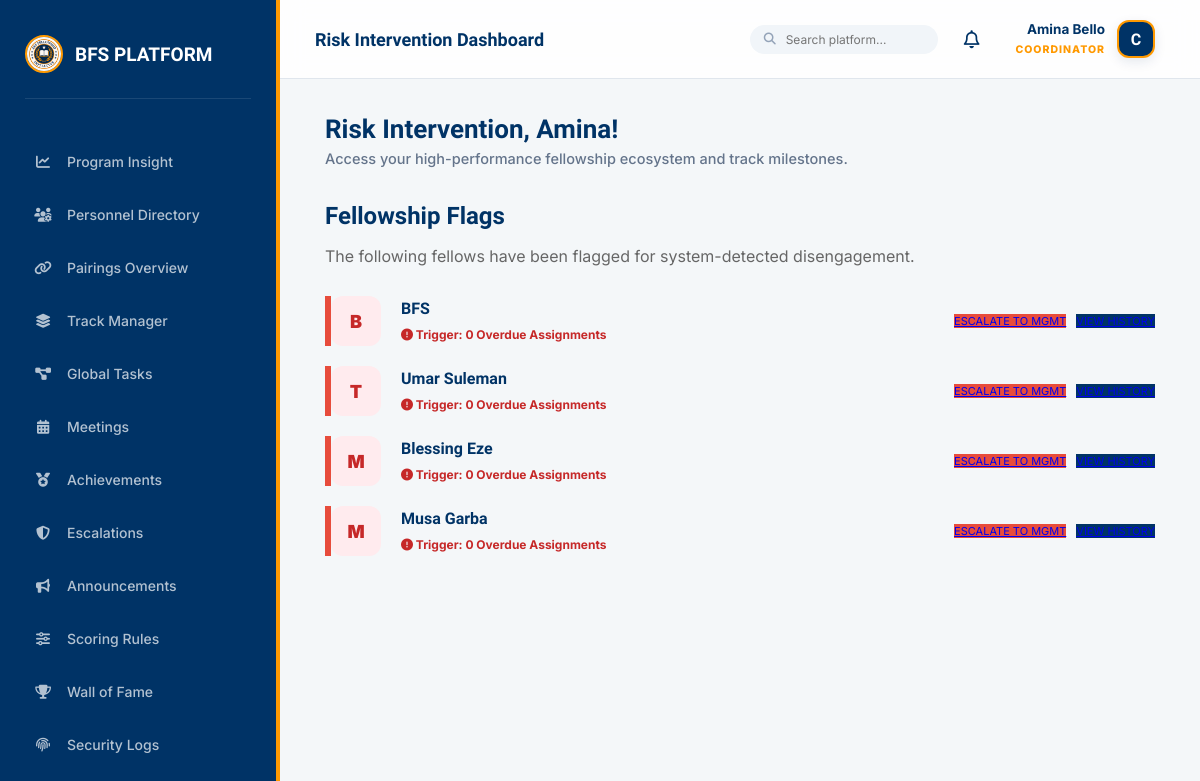
The app's page /progress/at-risk/ (signed in) with its own data.
### accounts/models.py (models this page shows, shortened)
class User(AbstractUser):
    ROLE_CHOICES = [
        ('mentee', 'Mentee'),
        ('mentor', 'Mentor'),
        ('management', 'Management Team'),
        ('coordinator', 'Programme Coordinator'),
    ]
    role = models.CharField(max_length=20, choices=ROLE_CHOICES, default='mentee')
    phone = models.CharField(max_length=20, blank=True)
    bio = models.TextField(blank=True)
    avatar_url = models.URLField(blank=True)   # Link to OneDrive/SharePoint photo
    is_verified = models.BooleanField(default=False)
    linkedin_url = models.URLField(blank=True, verbose_name="LinkedIn Profile")
    github_url = models.URLField(blank=True, verbose_name="GitHub/Portfolio")
    cv_url = models.URLField(blank=True, verbose_name="CV/Resume (OneDrive Link)")
    qualification = models.CharField(max_length=120, blank=True, help_text="e.g. B.Sc, M.Sc, Ph.D, Professional Fellow")
    expertise = models.CharField(max_length=150, blank=True, help_text="e.g. Software Engineering, AI, Cloud, Research")
    academic_status = models.CharField(max_length=100, blank=True, help_text="e.g. Student, Recent Graduate, Professional")
    interests = models.TextField(blank=True, help_text="Areas of interest or specialization")
    career_goal = models.TextField(blank=True, help_text="Mentee primary career and learning goal")

### progress/views.py (the view)
# urls.py: path('at-risk/', views.at_risk_directory, name='at_risk_list'),
@role_required('mentor', 'coordinator', 'management')
def at_risk_directory(request):
    at_risk_fellows = get_at_risk_mentees()
    if request.user.role == 'mentor':
        at_risk_fellows = at_risk_fellows.filter(my_assignments__task__assigned_by=request.user).distinct()
    return render(request, 'progress/at_risk_list.html', {
        'fellows': at_risk_fellows,
        'greeting': "Risk Intervention"
    })

### accounts/permissions.py (called while the page is built)
def role_required(*roles):
    def check(user):
        if not user.is_authenticated:
            return False
        if user.role in roles:
            return True
        raise PermissionDenied
    return user_passes_test(check, login_url='accounts:login')

### notifications/context_processors.py (called while the page is built)
def notification_context(request):
    if request.user.is_authenticated:
        unread_count = Notification.objects.filter(user=request.user, is_read=False).count()
        latest = Notification.objects.filter(user=request.user).order_by('-created_at')[:5]
        return {
            'unread_notifications_count': unread_count,
            'latest_notifications': latest
        }
    return {
        'unread_notifications_count': 0,
        'latest_notifications': []
    }

### progress/services.py (called while the page is built)
def get_at_risk_mentees():
    from accounts.models import User # Local import to prevent circular errors
    ten_days_ago = timezone.now() - timedelta(days=10)
    return User.objects.filter(role='mentee').annotate(
        overdue_count=Count(
            'my_assignments',
            filter=Q(my_assignments__status='overdue')
        ),
        last_submission_date=Max('my_assignments__submissions__submitted_at')
    ).filter(
        Q(overdue_count__gte=2) |
        Q(last_submission_date__lt=ten_days_ago) |
        Q(last_submission_date__isnull=True, date_joined__lt=ten_days_ago)
    ).distinct()

### templates/progress/at_risk_list.html
{% extends 'base.html' %}
{% block header_title %}Risk Intervention Dashboard{% endblock %}
{% block content %}
<div style="margin-bottom: 30px; animation: fadeInUp 0.6s ease;">
    <h2 style="font-family: 'Lexend'; color: var(--navy); margin: 0;">Fellowship Flags</h2>
    <p style="color: #666;">The following fellows have been flagged for system-detected disengagement.</p>
</div>
<div style="display: grid; gap: 20px;">
    {% for fellow in fellows %}
    <div class="card" style="border-left: 6px solid #e74c3c; display: flex; justify-content: space-between; align-items: center; animation: slideInRight 0.5s ease backwards;">
        <div style="display: flex; align-items: center; gap: 20px;">
            <div style="width: 50px; height: 50px; border-radius: 12px; background: #ffebee; color: #c62828; display: flex; align-items: center; justify-content: center; font-weight: 900; font-size: 18px;">
                {{ fellow.username|first|upper }}
            </div>
            <div>
                <h4 style="margin: 0; color: var(--navy); font-family: 'Lexend';">{{ fellow.get_full_name|default:fellow.username }}</h4>
                <div style="margin-top: 5px;">
                    <span style="color: #c62828; font-size: 12px; font-weight: 700;">
                        <i class="fas fa-exclamation-circle"></i> Trigger: {{ fellow.overdue_count }} Overdue Assignments
                    </span>
                </div>
            </div>
        </div>
        <div style="display: flex; gap: 10px;">
            <a href="{% url 'progress:raise_escalation' fellow.id %}" class="btn-gold" style="background: #e74c3c; font-size: 11px;">ESCALATE TO MGMT</a>
            <a href="{% url 'accounts:profile' %}" class="btn-gold" style="background: var(--navy); font-size: 11px;">VIEW HISTORY</a>
        </div>
    </div>
    {% empty %}
    <div class="card" style="text-align: center; padding: 60px; color: #bbb;">
        <i class="fas fa-shield-check" style="font-size: 40px; color: #2ecc71; margin-bottom: 15px; display: block;"></i>
        <p>System Safe: No fellows are currently meeting at-risk criteria.</p>
    </div>
    {% endfor %}
</div>
{% endblock %}

### templates/base.html (shortened to what this page needs)
{% load static %}
<!DOCTYPE html>
<html lang="en">
<head>
    <link rel="stylesheet" href="https://cdnjs.cloudflare.com/ajax/libs/font-awesome/6.4.0/css/all.min.css">
</head>
<body>
    <aside class="sidebar" id="sidebar">
        <div class="brand">
            <img src="{% static 'images/logo.jpg' %}" alt="BFS Logo">
            <span>BFS PLATFORM</span>
        </div>
        <nav class="nav-menu">
            {% if user.role == 'mentee' %}
                <a href="{% url 'dashboard:mentee_dashboard' %}" class="nav-item {% if request.resolver_match.url_name == 'mentee_dashboard' %}active{% endif %}">
                    <i class="fas fa-th-large"></i> My Workspace
                </a>
                <a href="{% url 'groups:group_list' %}" class="nav-item {% if 'groups' in request.path and 'meetings' not in request.path and 'pairings' not in request.path %}active{% endif %}">
                    <i class="fas fa-compass"></i> Explore Tracks
                </a>
                <a href="{% url 'tasks:my_tasks_list' %}" class="nav-item {% if 'tasks' in request.path %}active{% endif %}">
                    <i class="fas fa-clipboard-list"></i> My Assignments
                </a>
                <a href="{% url 'groups:meeting_list' %}" class="nav-item {% if 'meetings' in request.path %}active{% endif %}">
                    <i class="fas fa-video"></i> Meetings
                </a>
                <a href="{% url 'progress:achievements' %}" class="nav-item {% if 'achievements' in request.path %}active{% endif %}">
                    <i class="fas fa-medal"></i> Achievements
                </a>
                <a href="{% url 'progress:leaderboard' %}" class="nav-item {% if 'leaderboard' in request.path %}active{% endif %}">
                    <i class="fas fa-award"></i> Leaderboard
                </a>
                <a href="{% url 'progress:goals' %}" class="nav-item {% if 'goals' in request.path %}active{% endif %}">
                    <i class="fas fa-bullseye"></i> My Goals
                </a>
                <a href="{% url 'helpdesk:home' %}" class="nav-item {% if 'helpdesk' in request.path %}active{% endif %}">
                    <i class="fas fa-question-circle"></i> Help Desk
                </a>
                <a href="{% url 'announcements:list' %}" class="nav-item {% if 'announcements' in request.path %}active{% endif %}">
                    <i class="fas fa-bullhorn"></i> Announcements
                </a>
                <a href="{% url 'progress:feedback' %}" class="nav-item {% if 'feedback' in request.path %}active{% endif %}">
                    <i class="fas fa-comment-dots"></i> Feedback
                </a>
                <a href="{% url 'core:wall_of_fame' %}" class="nav-item {% if 'wall-of-fame' in request.path %}active{% endif %}">
                    <i class="fas fa-trophy"></i> Wall of Fame
                </a>
            {% elif user.role == 'management' or user.role == 'coordinator' %}
                <a href="{% url 'dashboard:home' %}" class="nav-item ">
                    <i class="fas fa-chart-line"></i> Program Insight
                </a>
                <a href="{% url 'accounts:user_directory' %}" class="nav-item {% if 'users' in request.path %}active{% endif %}">
                    <i class="fas fa-users-cog"></i> Personnel Directory
                </a>
                <a href="{% url 'groups:pairing_list' %}" class="nav-item {% if 'pairings' in request.path %}active{% endif %}">
                    <i class="fas fa-link"></i> Pairings Overview
                </a>
                <a href="{% url 'groups:group_list' %}" class="nav-item {% if 'groups' in request.path and 'meetings' not in request.path and 'pairings' not in request.path %}active{% endif %}">
                    <i class="fas fa-layer-group"></i> Track Manager
                </a>
                <a href="{% url 'tasks:task_manager' %}" class="nav-item {% if 'manager' in request.path %}active{% endif %}">
                    <i class="fas fa-project-diagram"></i> Global Tasks
                </a>
                <a href="{% url 'groups:meeting_list' %}" class="nav-item {% if 'meetings' in request.path %}active{% endif %}">
                    <i class="fas fa-calendar-alt"></i> Meetings
                </a>
                <a href="{% url 'progress:achievements' %}" class="nav-item {% if 'achievements' in request.path %}active{% endif %}">
                    <i class="fas fa-medal"></i> Achievements
                </a>
                <a href="{% url 'progress:escalation_list' %}" class="nav-item {% if 'escalations' in request.path %}active{% endif %}">
                    <i class="fas fa-shield-alt"></i> Escalations
                </a>
                <a href="{% url 'announcements:list' %}" class="nav-item {% if 'announcements' in request.path %}active{% endif %}">
                    <i class="fas fa-bullhorn"></i> Announcements
                </a>
                <a href="{% url 'progress:points_rules' %}" class="nav-item {% if 'points-rules' in request.path %}active{% endif %}">
                    <i class="fas fa-sliders-h"></i> Scoring Rules
                </a>
                <a href="{% url 'core:wall_of_fame' %}" class="nav-item {% if 'wall-of-fame' in request.path %}active{% endif %}">
                    <i class="fas fa-trophy"></i> Wall of Fame
                </a>
                <a href="{% url 'progress:audit_log' %}" class="nav-item {% if 'audit' in request.path %}active{% endif %}">
                    <i class="fas fa-fingerprint"></i> Security Logs
                </a>
            {% endif %}
        </nav>
    </aside>
    <main class="main">
        <header class="topbar">
            <div style="display: flex; align-items: center; gap: 15px;">
                <h2 style="margin:0; font-family:'Lexend'; font-size: 18px; color: var(--navy);">{% block header_title %}{% endblock %}</h2>
            </div>
            <div style="display: flex; align-items: center; gap: 20px;">
                <form method="get" action="{% url 'core:search' %}" style="display: flex; align-items: center; background: #f1f5f9; border-radius: 20px; padding: 6px 14px;">
                    <i class="fas fa-search" style="color: #94a3b8; font-size: 12px; margin-right: 8px;"></i>
                    <input type="text" name="q" placeholder="Search platform..." style="border: none; background: transparent; outline: none; font-size: 12px; width: 140px; font-family: inherit;">
                </form>
                <a href="{% url 'notifications:notification_list' %}" style="position: relative; color: var(--navy); text-decoration: none; font-size: 18px; padding: 6px;">
                    <i class="far fa-bell"></i>
                </a>
                <div class="identity-card" data-role="{{ user.get_role_display }}">
                    <div style="display: flex; align-items: center; gap: 12px;">
                        <div style="text-align: right; line-height: 1.2;">
                            <span style="display: block; font-weight: 700; font-size: 13.5px; color: var(--navy);">{{ user.get_full_name|default:user.username }}</span>
                            <span style="font-size: 10.5px; color: var(--gold); font-weight: 800; text-transform: uppercase; letter-spacing: 1px;">{{ user.role }}</span>
                        </div>
                        <div style="width: 38px; height: 38px; border-radius: 12px; background: var(--navy); color: white; display: flex; align-items: center; justify-content: center; font-weight: 800; font-family: 'Lexend'; border: 2px solid var(--gold); box-shadow: 0 4px 12px rgba(0, 51, 102, 0.1);">
                            {{ user.username|first|upper }}
                        </div>
                    </div>
                </div>
            </div>
        </header>
        <div class="content-body">
            <div class="welcome-banner">
                <h1>{{ greeting }}, {{ user.first_name|default:user.username }}!</h1>
                <p>Access your high-performance fellowship ecosystem and track milestones.</p>
            </div>
            {% block content %}{% endblock %}
        </div>
    </main>
</body>
</html>

### templates/base.html (style rules this page uses)
:root { --navy: #003366; --navy-light: #004d99; --navy-dark: #001a33; --gold: #FF9900; --gold-soft: rgba(255, 153, 0, 0.12); --bg: #F4F7F9; --surface: #FFFFFF; --line: #E0E6ED; --text: #1A2B3C; --danger: #e74c3c; --success: #2ecc71; --radius: 16px; --transition: all 0.4s cubic-bezier(0.165, 0.84, 0.44, 1); }
* { box-sizing: border-box; -webkit-tap-highlight-color: transparent; }
body { margin: 0; background: var(--bg); color: var(--text); font-family: 'Inter', sans-serif; display: flex; height: 100vh; width: 100vw; overflow: hidden; }
.sidebar { width: 280px; background: var(--navy); color: white; display: flex; flex-direction: column; padding: 25px 15px; z-index: 1100; transition: var(--transition); border-right: 4px solid var(--gold); flex-shrink: 0; }
.brand { display: flex; align-items: center; gap: 12px; font-family: 'Lexend'; font-weight: 700; font-size: 19px; margin: 10px 10px 40px; border-bottom: 1px solid rgba(255,255,255,0.1); padding-bottom: 25px; }
.brand img { width: 38px; height: 38px; border-radius: 50%; border: 2px solid var(--gold); }
.nav-menu { flex: 1; display: flex; flex-direction: column; gap: 8px; overflow-y: auto; padding-right: 5px; }
.nav-item { display: flex; align-items: center; gap: 14px; padding: 14px 18px; border-radius: 14px; color: rgba(255,255,255,0.7); font-size: 14px; font-weight: 500; text-decoration: none; transition: 0.3s; cursor: pointer; border: none; background: transparent; width: 100%; text-align: left; }
.nav-item i { width: 20px; text-align: center; }
.main { flex: 1; display: flex; flex-direction: column; min-width: 0; position: relative; }
.topbar { background: rgba(255, 255, 255, 0.85); backdrop-filter: blur(12px); -webkit-backdrop-filter: blur(12px); padding: 15px 35px; border-bottom: 1px solid var(--line); display: flex; justify-content: space-between; align-items: center; z-index: 1000; }
.content-body { padding: 35px 45px; overflow-y: auto; flex: 1; scroll-behavior: smooth; }
.welcome-banner { margin-bottom: 35px; animation: fadeInUp 0.8s cubic-bezier(0.165, 0.84, 0.44, 1); }
.welcome-banner h1 { margin: 0; font-family: 'Lexend'; color: var(--navy) !important; font-size: 26px; font-weight: 700; }
.welcome-banner p { margin: 6px 0 0; color: #64748b; font-size: 14.5px; font-weight: 500; }
.identity-card { position: relative; cursor: pointer; transition: 0.3s; padding: 5px 10px; border-radius: 12px; }

### records on screen
User: get_full_name "Amina Bello", role "COORDINATOR", username|first "C", first_name "Amina"
User: username|first "B", get_full_name "BFS", overdue_count "0"
User: username|first "T", get_full_name "Umar Suleman", overdue_count "0"
User: username|first "M", get_full_name "Blessing Eze", overdue_count "0"
User: username|first "M", get_full_name "Musa Garba", overdue_count "0"

### other values on screen
{{ greeting }} "Risk Intervention"
